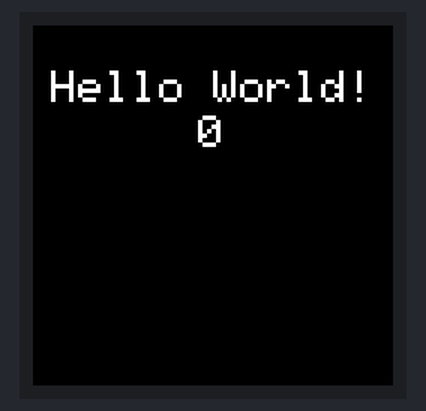
Simulated run of this sketch. Board: Arduino Uno, built with avr-gcc and run on an emulated ATmega328P. On the bench: 240×240 colour display.

Above: at 0.3 s.
At 4.3 s:
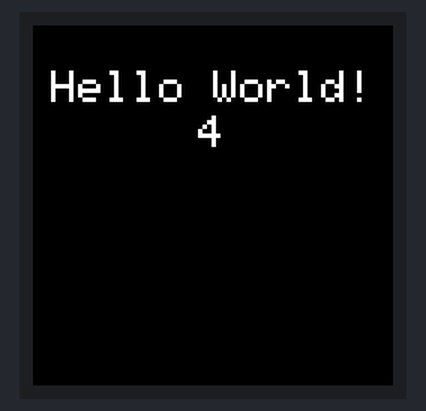
At 9.3 s:
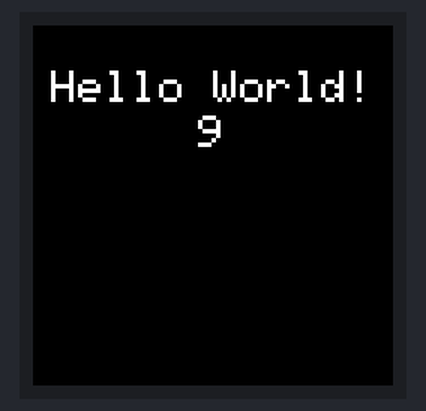
At 19.4 s:
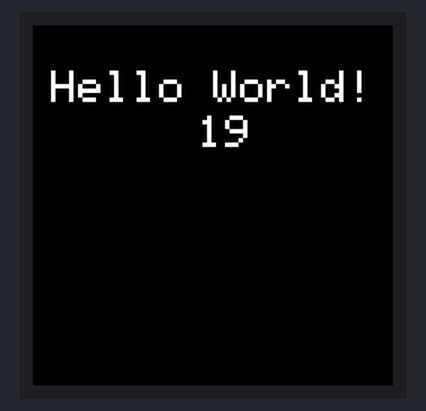
At 28.4 s:
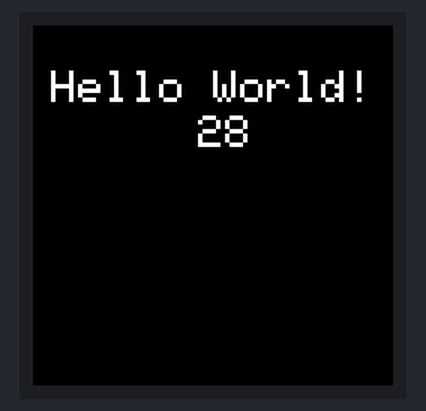
At 38.5 s:
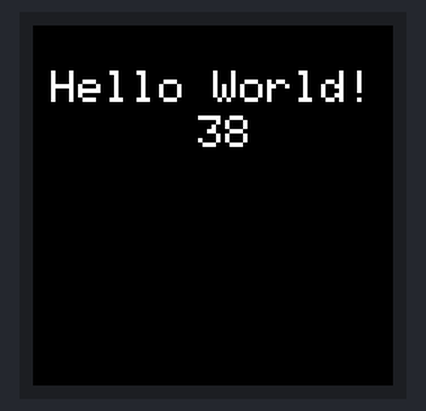

Measured:
- what the display in image 1 shows lasts 1.0 s, from 4.2 s to 5.2 s

The sketch:

1.3_240x240_esp8266.ino
```cpp
/***
Test für das 1,3 Zoll SPI 240x240 OLED-Display ESP8266
***/

/* Pinning
 *  Display (Pin) - ESP8266
 *  GND  (1) - GND
 *  VCC  (2) - 3.3V
 *  SCK  (3) - GPIO14
 *  SDA  (4) - GPIO13
 *  RES  (5) - GPIO 4
 *  DC   (6) - GPIO 5
 *  BLK  (7) - 3.3V // or not connected, back light turns off when connected to GND
 *
// SCK (CLK) ---> NodeMCU pin D5 (GPIO14)
// MOSI(DIN) ---> NodeMCU pin D7 (GPIO13)
*/


#define TFT_RST   4     // TFT RST pin is connected to NodeMCU pin D2 (GPIO4)
#define TFT_DC    5     // TFT DC  pin is connected to NodeMCU pin D1 (GPIO5)
#define TFT_CS    -1    // display has no CS

#include <Adafruit_GFX.h>    // Core graphics library
#include <Adafruit_ST7789.h> // Hardware-specific library for ST7789

Adafruit_ST7789 tft = Adafruit_ST7789(TFT_CS, TFT_DC, TFT_RST);

int cnt;

void setup() {
    tft.init(240, 240, SPI_MODE2);
    tft.setRotation(1);
    tft.fillScreen(ST77XX_BLACK);
    tft.setTextColor(ST77XX_WHITE);
    tft.setTextSize(3);
 }

void loop() {
  tft.setCursor(12,30);
  tft.print("Hello World!");
   // fill text area black before printing new value
  tft.fillRect(110,60,130,21,ST77XX_BLACK);
  tft.setCursor(110,60);
  tft.print(cnt);
  cnt++;
  delay(1000);
}
```
